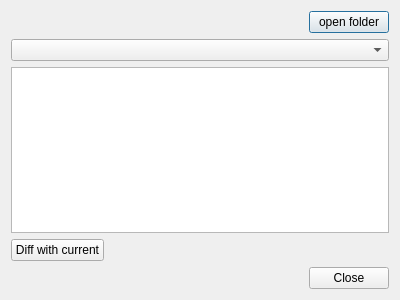
<?xml version="1.0" encoding="UTF-8"?>
<ui version="4.0">
 <class>Dialog</class>
 <widget class="QDialog" name="Dialog">
  <property name="geometry">
   <rect>
    <x>0</x>
    <y>0</y>
    <width>400</width>
    <height>300</height>
   </rect>
  </property>
  <property name="windowTitle">
   <string>Dialog</string>
  </property>
  <layout class="QGridLayout" name="gridLayout">
   <item row="0" column="0">
    <layout class="QVBoxLayout" name="verticalLayout">
     <item>
      <layout class="QHBoxLayout" name="horizontalLayout">
       <item>
        <spacer name="horizontalSpacer">
         <property name="orientation">
          <enum>Qt::Horizontal</enum>
         </property>
         <property name="sizeHint" stdset="0">
          <size>
           <width>40</width>
           <height>20</height>
          </size>
         </property>
        </spacer>
       </item>
       <item>
        <widget class="QPushButton" name="pb_folder">
         <property name="text">
          <string>open folder</string>
         </property>
        </widget>
       </item>
      </layout>
     </item>
     <item>
      <widget class="QComboBox" name="comboBox"/>
     </item>
     <item>
      <widget class="QTextEdit" name="textEdit"/>
     </item>
     <item>
      <layout class="QHBoxLayout" name="horizontalLayout_2">
       <item>
        <widget class="QPushButton" name="pb_diff">
         <property name="text">
          <string>Diff with current</string>
         </property>
        </widget>
       </item>
       <item>
        <spacer name="horizontalSpacer_2">
         <property name="orientation">
          <enum>Qt::Horizontal</enum>
         </property>
         <property name="sizeHint" stdset="0">
          <size>
           <width>40</width>
           <height>20</height>
          </size>
         </property>
        </spacer>
       </item>
      </layout>
     </item>
    </layout>
   </item>
   <item row="1" column="0">
    <widget class="QDialogButtonBox" name="buttonBox">
     <property name="orientation">
      <enum>Qt::Horizontal</enum>
     </property>
     <property name="standardButtons">
      <set>QDialogButtonBox::Close</set>
     </property>
    </widget>
   </item>
  </layout>
 </widget>
 <resources/>
 <connections>
  <connection>
   <sender>buttonBox</sender>
   <signal>accepted()</signal>
   <receiver>Dialog</receiver>
   <slot>accept()</slot>
   <hints>
    <hint type="sourcelabel">
     <x>248</x>
     <y>254</y>
    </hint>
    <hint type="destinationlabel">
     <x>157</x>
     <y>274</y>
    </hint>
   </hints>
  </connection>
  <connection>
   <sender>buttonBox</sender>
   <signal>rejected()</signal>
   <receiver>Dialog</receiver>
   <slot>reject()</slot>
   <hints>
    <hint type="sourcelabel">
     <x>316</x>
     <y>260</y>
    </hint>
    <hint type="destinationlabel">
     <x>286</x>
     <y>274</y>
    </hint>
   </hints>
  </connection>
 </connections>
</ui>
